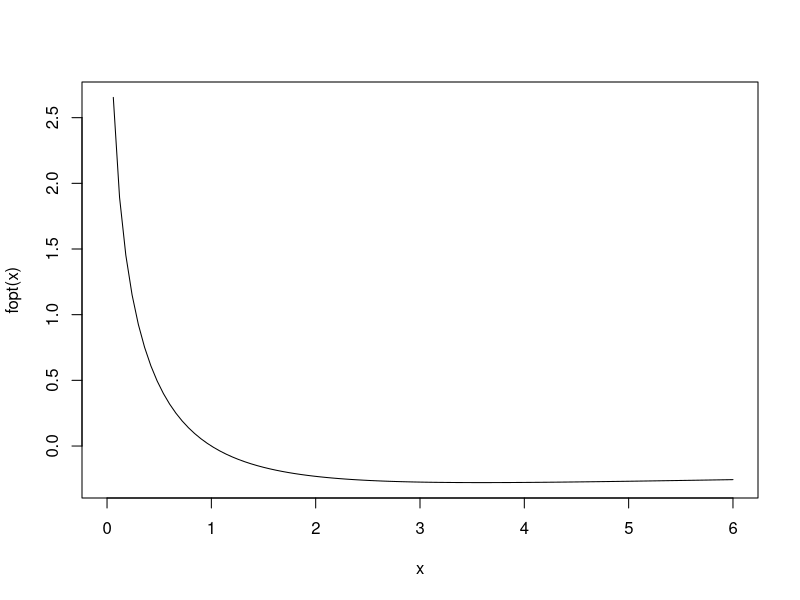
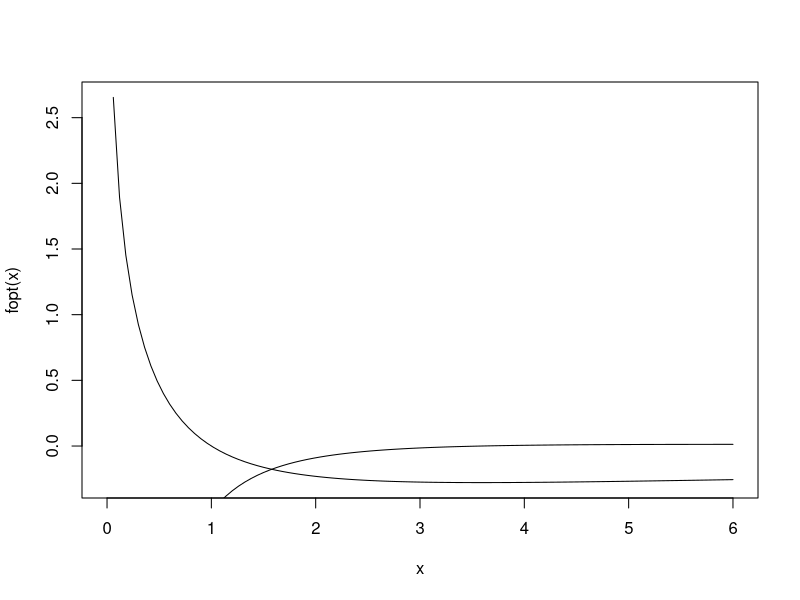

R code for these plots, in order:
## ---- chunk 1
fopt <- function(x){
  y=-log(x)/(1+x)
  y
}
fopt(0)
fopt(2)
## ---- chunk 2
curve(fopt, from = 0, to=6)
## ---- chunk 3
diff.quot <- function(x, h){
  p = (fopt(x+h)-fopt(x))/h
  p
}
## ---- chunk 4
curve(fopt, from = 0, to=6)
curve(diff.quot(x,.0001), from = 0, to=6, add=TRUE)
## ---- chunk 5
basic.grad.descent <- function(x){
  # initialize your stuff
  iter <- 1
  max.iter <- 10000
  stop.deriv <- 1*10^(-10)
  h <- .0001
  step.scale <- .5
  diff <- Inf
  # loop the algorithm 
  while(iter < max.iter & abs(diff.quot(x,h))>stop.deriv){
  diff <- diff.quot(x,h)
  
  x=x-step.scale*diff
  
  iter <- iter+1
  }
  print(x)
  print(fopt(x))
  print(iter)
  iter<max.iter
}
basic.grad.descent(1)
## ---- chunk 6
nlm(fopt, 1)
